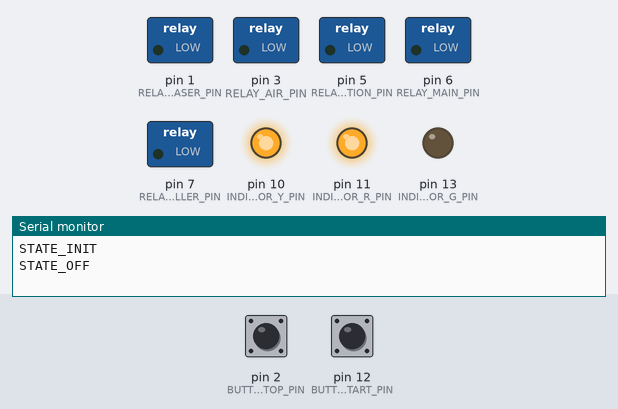
This sketch was run on a simulated Arduino Leonardo, built with avr-gcc and run on an emulated ATmega32U4. Shown: switched loads named in the sketch (green lamp = pin HIGH), output pins drawn as LEDs (lit = HIGH), the last lines printed to the serial monitor. Dashed ring = blinking. The test bench sets the inputs (shaded band); at power-on: pin 12 (BUTTON_START_PIN) LOW, pin 2 (BUTTON_STOP_PIN) LOW.

Above: at 1.2 s.
1.3 s: pin 12 (BUTTON_START_PIN) pulled HIGH for 0.15 s
At 1.7 s:
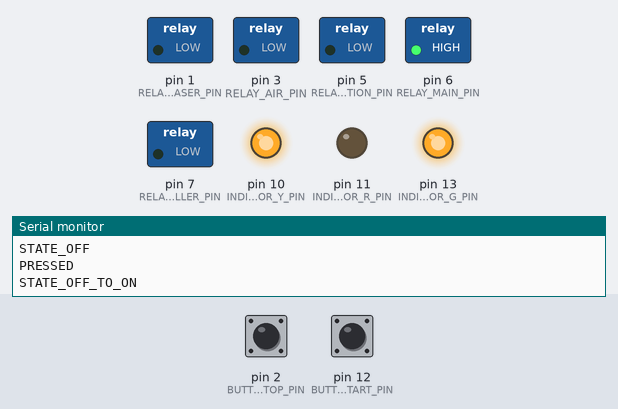
At 3.8 s:
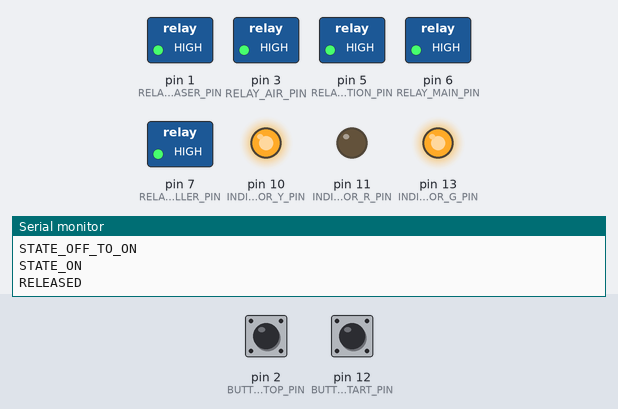
4.3 s: pin 2 (BUTTON_STOP_PIN) pulled HIGH for 0.15 s
At 5.63 s:
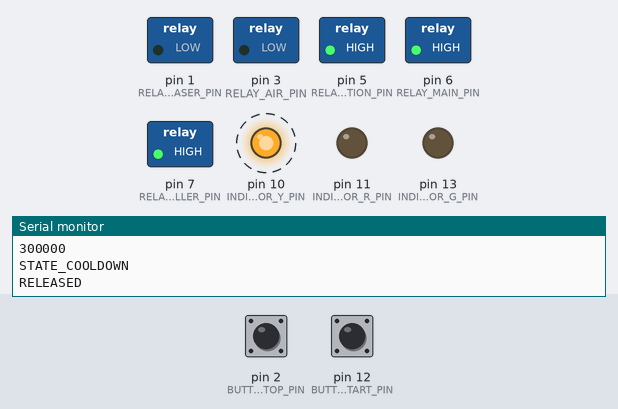
Timing chart, 0 to 13.3 s (numbered marks = the images above; inputs shaded):
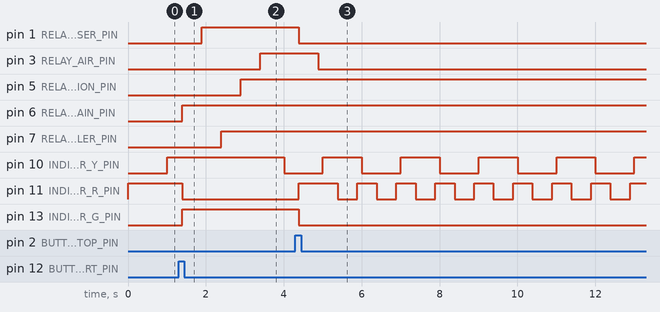

Measured:
- after the input at 1.3 s, pin 1 (RELAY_LASER_PIN): LOW → HIGH after 0.59 s; pin 3 (RELAY_AIR_PIN): LOW → HIGH after 2.1 s; pin 5 (RELAY_VENTILATION_PIN): LOW → HIGH after 1.6 s; pin 6 (RELAY_MAIN_PIN), pin 13 (INDICATOR_G_PIN): LOW → HIGH after 0.09 s; pin 7 (RELAY_CHILLER_PIN): LOW → HIGH after 1.1 s
- after the input at 4.3 s, pin 1 (RELAY_LASER_PIN), pin 13 (INDICATOR_G_PIN): HIGH → LOW after 0.08 s; pin 3 (RELAY_AIR_PIN): HIGH → LOW after 0.58 s; pin 11 (INDICATOR_R_PIN): LOW → HIGH after 0.08 s, then repeats every 1.0 s: LOW 0.50 s, HIGH 0.51 s
- by itself, pin 10 (INDICATOR_Y_PIN): alternates HIGH for 1.0 s and LOW for 1.0 s

The sketch:

laser-control.ino
```cpp
/*
 *  kwartzlab laser control
 *  2016-11 James Bastow <james@jamesbastow.com>
 *
 *  Replacement power control system for G.Weike LG900N laser cutter/engraver
 *
 *  ARDBOX IS.20AN.base http://www.industrialshields.com/shop/plc-arduino-ardbox-20-ios-analog/
 *  (Arduino Leonardo)
 */

/*
 * ARDBOX to Arduino pin map
 */

#define I9     A0
#define I8     A1
#define I7     A2
#define I6     A3
#define I5     A4
#define I4     A5
#define I3     4
#define I2     8
#define I1     12
#define I0     2
#define Q9     0
#define Q8     1
#define Q7     7
#define Q6     3
#define Q5     5
#define Q4     6
#define Q3     9
#define Q2     10
#define Q1     11
#define Q0     13

/*
 * Laser control configuration
 */
// IO assignments
#define BUTTON_STOP_PIN         I0
#define BUTTON_START_PIN        I1
#define INDICATOR_R_PIN         Q1
#define INDICATOR_G_PIN         Q0
#define INDICATOR_Y_PIN         Q2

#define RELAY_MAIN_PIN          Q4
#define RELAY_VENTILATION_PIN   Q5
#define RELAY_AIR_PIN           Q6
#define RELAY_CHILLER_PIN       Q7
#define RELAY_LASER_PIN         Q8

// IO macros
#define INDICATOR_R_ON()        digitalWrite(INDICATOR_R_PIN, HIGH)
#define INDICATOR_R_OFF()       digitalWrite(INDICATOR_R_PIN, LOW)
#define INDICATOR_G_ON()        digitalWrite(INDICATOR_G_PIN, HIGH)
#define INDICATOR_G_OFF()       digitalWrite(INDICATOR_G_PIN, LOW)
#define INDICATOR_Y_ON()        digitalWrite(INDICATOR_Y_PIN, HIGH)
#define INDICATOR_Y_OFF()       digitalWrite(INDICATOR_Y_PIN, LOW)
#define RELAY_MAIN_ON()         digitalWrite(RELAY_MAIN_PIN, HIGH)
#define RELAY_MAIN_OFF()        digitalWrite(RELAY_MAIN_PIN, LOW)
#define RELAY_VENTILATION_ON()  digitalWrite(RELAY_VENTILATION_PIN, HIGH)
#define RELAY_VENTILATION_OFF() digitalWrite(RELAY_VENTILATION_PIN, LOW)
#define RELAY_AIR_ON()          digitalWrite(RELAY_AIR_PIN, HIGH)
#define RELAY_AIR_OFF()         digitalWrite(RELAY_AIR_PIN, LOW)
#define RELAY_CHILLER_ON()      digitalWrite(RELAY_CHILLER_PIN, HIGH)
#define RELAY_CHILLER_OFF()     digitalWrite(RELAY_CHILLER_PIN, LOW)
#define RELAY_LASER_ON()        digitalWrite(RELAY_LASER_PIN, HIGH)
#define RELAY_LASER_OFF()       digitalWrite(RELAY_LASER_PIN, LOW)

// Tick period (milliseconds)
#define TICK_RATE               10

// Button debounce time (milliseconds)
#define BUTTON_DEBOUNCE_TIME    10

// Cooldown time (milliseconds)
#define STATE_COOLDOWN_TIME     (5 * 60 * 1000UL)

// Startup / shutdown power sequence delay (milliseconds)
#define SEQUENCE_DELAY_TIME     500

/*
 * Type definitions
 */
typedef enum SystemState {
    STATE_INIT = 0,
    STATE_OFF,
    STATE_OFF_TO_ON,
    STATE_ON,
    STATE_ON_TO_COOLDOWN,
    STATE_COOLDOWN,
    STATE_COOLDOWN_TO_OFF
};

typedef enum ButtonState {
    BUTTON_STATE_UNKNOWN = 0,
    BUTTON_STATE_DOWN,
    BUTTON_STATE_UP,
};

typedef enum ButtonEvent {
    BUTTON_EVENT_NONE = 0,
    BUTTON_EVENT_PRESSED,
    BUTTON_EVENT_RELEASED,
    BUTTON_EVENT_HELD
};

typedef struct Button {
    int pin;
    uint8_t _debounce;
    uint32_t _prev_millis;
    uint32_t _down_time;

    ButtonState state;
    ButtonEvent event;
};

/*
 * Functions
 */
ButtonEvent button_get_event(Button *b);
ButtonState button_get_state(Button *b);
void        button_handle(Button *b);
void        button_init(Button *b, int pin);
SystemState system_get_state();
void        system_set_state(SystemState state);

/*
 * Global variables
 */
Button button_start;
Button button_stop;
SystemState system_state;

/*
 * Program code
 */
void setup()
{
    Serial.begin(9600);
    //while (!Serial); // This hangs Leonardo board if USB CDC is not available

    system_set_state(STATE_INIT);

    pinMode(INDICATOR_R_PIN, OUTPUT);
    pinMode(INDICATOR_G_PIN, OUTPUT);
    pinMode(INDICATOR_Y_PIN, OUTPUT);
    INDICATOR_R_OFF();
    INDICATOR_G_OFF();
    INDICATOR_Y_OFF();

    pinMode(RELAY_MAIN_PIN, OUTPUT);
    pinMode(RELAY_VENTILATION_PIN, OUTPUT);
    pinMode(RELAY_AIR_PIN, OUTPUT);
    pinMode(RELAY_CHILLER_PIN, OUTPUT);
    pinMode(RELAY_LASER_PIN, OUTPUT);
    RELAY_MAIN_OFF();
    RELAY_VENTILATION_OFF();
    RELAY_AIR_OFF();
    RELAY_CHILLER_OFF();
    RELAY_LASER_OFF();

    button_init(&button_start, BUTTON_START_PIN);
    button_init(&button_stop, BUTTON_STOP_PIN);

    INDICATOR_R_ON();
    system_set_state(STATE_OFF);
}

void loop()
{
    uint32_t millis_cur = 0;
    uint32_t millis_prev = 0;
    uint32_t millis_delta = 0;
    uint32_t cooldown_time = 0;

    for (;;) {
        switch (system_get_state()) {
            case STATE_INIT:
                for (;;); // should never happen
                break;

            case STATE_OFF:
                if (button_get_event(&button_start) == BUTTON_EVENT_PRESSED) {
                    system_set_state(STATE_OFF_TO_ON);
                }
                break;

            case STATE_OFF_TO_ON:
                INDICATOR_R_OFF();
                INDICATOR_G_ON();

                // Turn on everything
                RELAY_MAIN_ON();
                delay(SEQUENCE_DELAY_TIME);
                RELAY_LASER_ON();
                delay(SEQUENCE_DELAY_TIME);
                RELAY_CHILLER_ON();
                delay(SEQUENCE_DELAY_TIME);
                RELAY_VENTILATION_ON();
                delay(SEQUENCE_DELAY_TIME);
                RELAY_AIR_ON();

                system_set_state(STATE_ON);
                break;

            case STATE_ON:
                if (button_get_event(&button_stop) == BUTTON_EVENT_PRESSED) {
                    system_set_state(STATE_ON_TO_COOLDOWN);
                }
                break;

            case STATE_ON_TO_COOLDOWN:
                INDICATOR_G_OFF();
                INDICATOR_R_ON();

                // Turn off laser & air
                RELAY_LASER_OFF();
                delay(SEQUENCE_DELAY_TIME);
                RELAY_AIR_OFF();

                cooldown_time = STATE_COOLDOWN_TIME;
                Serial.println(cooldown_time);
                millis_prev = millis();
                system_set_state(STATE_COOLDOWN);
                break;

            case STATE_COOLDOWN:
                // Hold stop for 5s to stop cooldown
                if (button_get_event(&button_stop) == BUTTON_EVENT_HELD) {
                    cooldown_time = 0;
                }

                if (cooldown_time == 0) { // Cooldown finished
                    system_set_state(STATE_COOLDOWN_TO_OFF);
                } else { // Cooldown countdown
                    // Calculate elapsed time
                    millis_cur = millis();
                    millis_delta = (uint32_t)(millis_cur - millis_prev);
                    millis_prev = millis_cur;

                    // Count down, avoiding underflow
                    if (cooldown_time > millis_delta) {
                        cooldown_time -= millis_delta;
                    } else {
                        cooldown_time = 0;
                    }

                    // Flash red indicator
                    if ((cooldown_time / 500) % 2) {
                        INDICATOR_R_ON();
                    } else {
                        INDICATOR_R_OFF();
                    }
                }
                break;

            case STATE_COOLDOWN_TO_OFF:
                INDICATOR_G_OFF();
                INDICATOR_R_ON();

                // Turn off everything
                RELAY_LASER_OFF();
                delay(SEQUENCE_DELAY_TIME);
                RELAY_CHILLER_OFF();
                delay(SEQUENCE_DELAY_TIME);
                RELAY_VENTILATION_OFF();
                delay(SEQUENCE_DELAY_TIME);
                RELAY_AIR_OFF();
                delay(SEQUENCE_DELAY_TIME);
                RELAY_MAIN_OFF();

                system_set_state(STATE_OFF);
                break;

            default:
                for (;;); // should never happen
                break;
        }

        button_handle(&button_start);
        button_handle(&button_stop);

        // Heartbeat
        if ((millis() / 1000) % 2) {
            INDICATOR_Y_ON();
        } else {
            INDICATOR_Y_OFF();
        }

        delay(TICK_RATE);
    }
}

void button_handle(Button *b)
{
    uint32_t cur_millis = millis();
    uint32_t delta_millis = cur_millis - b->_prev_millis;

    if (delta_millis > BUTTON_DEBOUNCE_TIME) {
        b->_debounce <<= 1;
        b->_debounce |= (digitalRead(b->pin) == HIGH) ? 1 : 0;
        b->_prev_millis = cur_millis;
    } else {
        return;
    }

    if (b->_debounce == 0x0F) {
        b->event = BUTTON_EVENT_PRESSED;
        b->state = BUTTON_STATE_DOWN;
        Serial.print("PRESSED\n");
    } else if (b->_debounce == 0xF0) {
        b->event = BUTTON_EVENT_RELEASED;
        b->state = BUTTON_STATE_UP;
        Serial.print("RELEASED\n");
    } else if (b->_debounce == 0xFF) {
        b->state = BUTTON_STATE_DOWN;
        b->_down_time += delta_millis;
    } else if (b->_debounce == 0x00) {
        b->state = BUTTON_STATE_UP;
        b->_down_time = 0;
    }

    // if DOWN for > 5s, button is held
    if (b->_down_time > 5000) {
        b->event = BUTTON_EVENT_HELD;
        b->_down_time = 0;
        Serial.print("HELD\n");
    }
}

ButtonState button_get_state(Button *b)
{
    return b->state;
}

ButtonEvent button_get_event(Button *b)
{
    ButtonEvent event = b->event;
    b->event = BUTTON_EVENT_NONE;
    return event;
}

void button_init(Button *b, int pin)
{
    pinMode(pin, INPUT);
    b->pin = pin;
    b->_debounce = 0;
    b->_prev_millis = 0;
    b->_down_time = 0;
    b->event = BUTTON_EVENT_NONE;
    b->state = BUTTON_STATE_UNKNOWN;
}

void system_set_state(SystemState state)
{
    system_state = state;
    switch (system_state) {
        case STATE_INIT:            Serial.println("STATE_INIT"); break;
        case STATE_OFF:             Serial.println("STATE_OFF"); break;
        case STATE_OFF_TO_ON:       Serial.println("STATE_OFF_TO_ON"); break;
        case STATE_ON:              Serial.println("STATE_ON"); break;
        case STATE_ON_TO_COOLDOWN:  Serial.println("STATE_ON_TO_COOLDOWN"); break;
        case STATE_COOLDOWN:        Serial.println("STATE_COOLDOWN"); break;
        case STATE_COOLDOWN_TO_OFF: Serial.println("STATE_COOLDOWN_TO_OFF"); break;
    }
}

SystemState system_get_state()
{
    return system_state;
}
```
